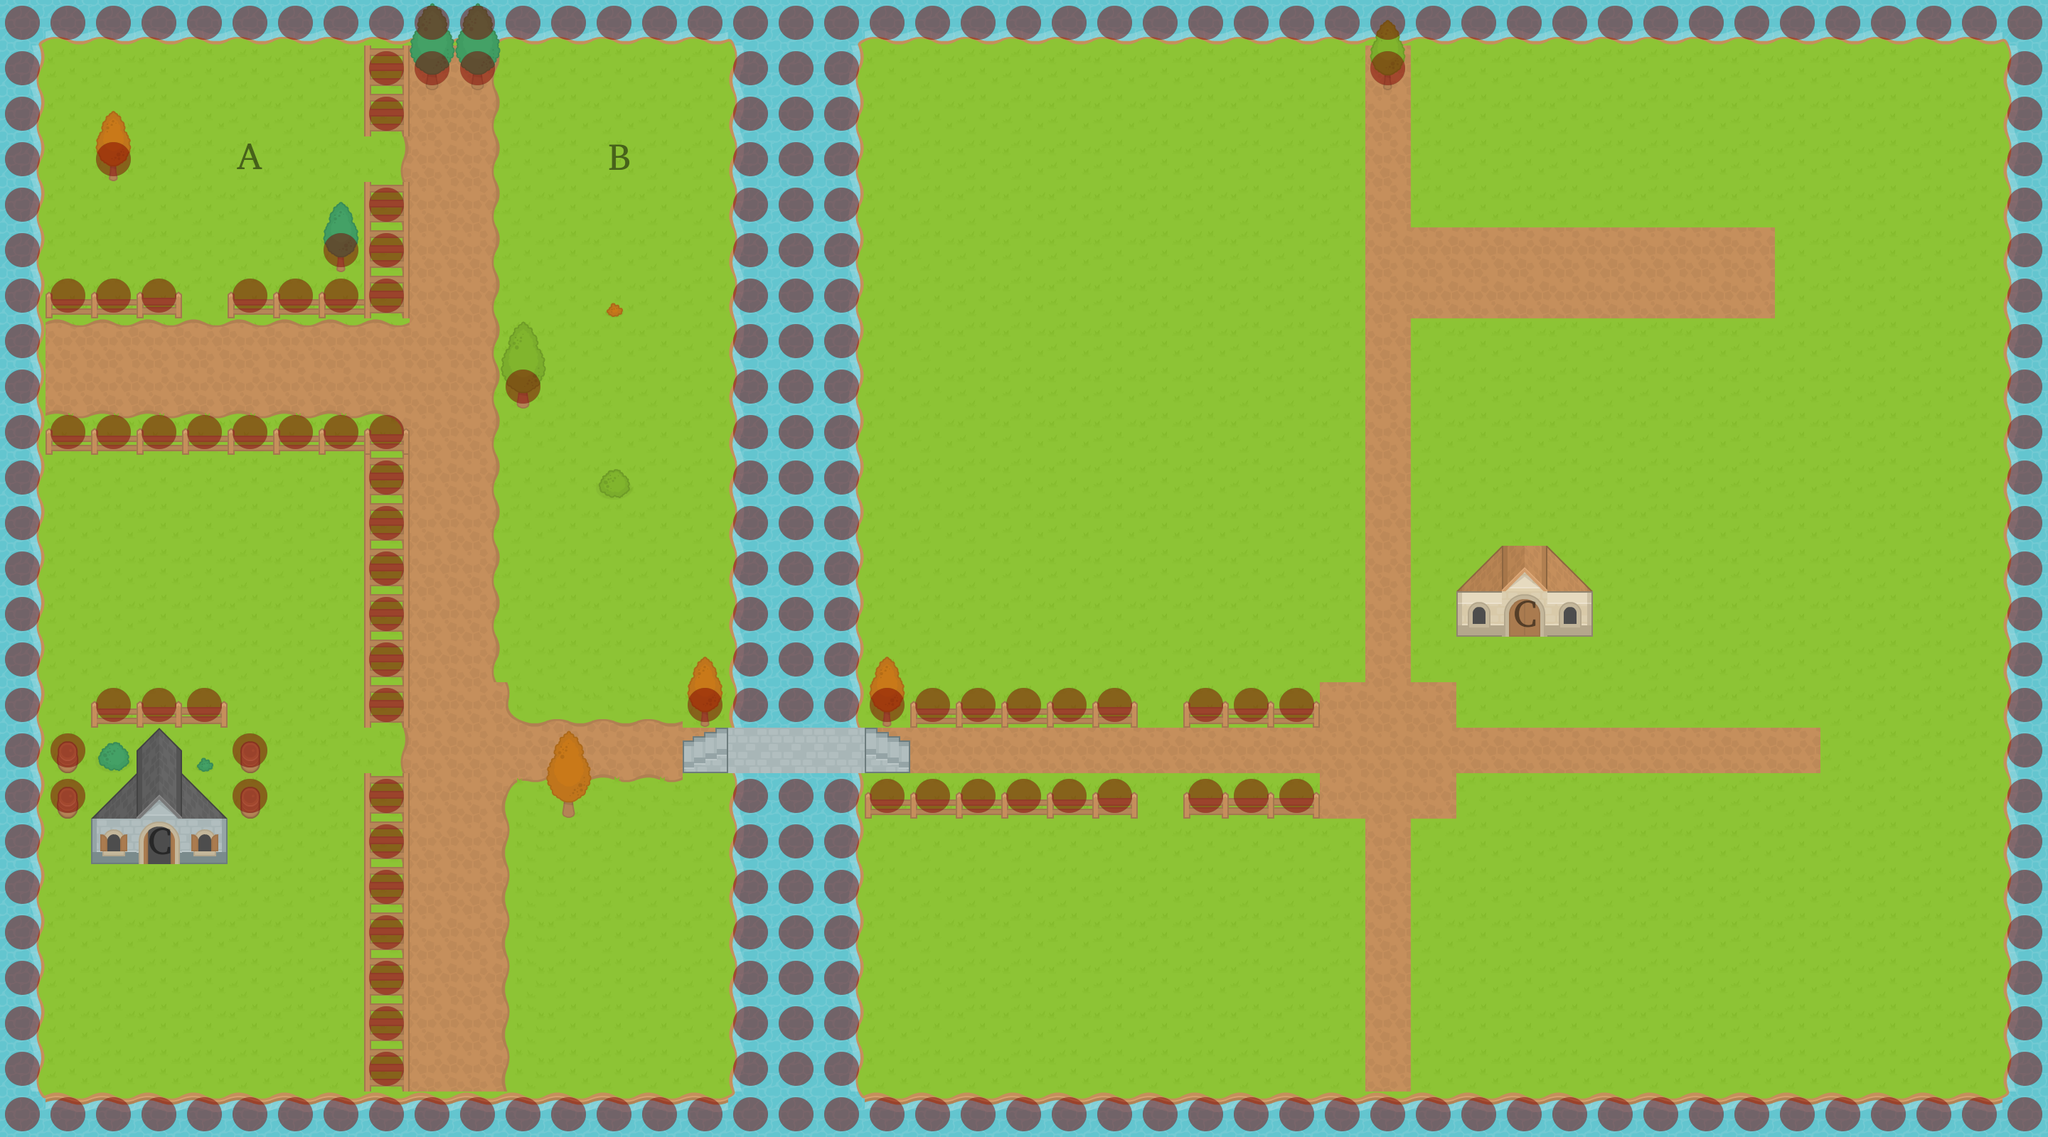

Below is a game level as drawn by its tile map, then a one-line description and the .tmx that defines it (tile-layer data replaced by summaries):
An orthogonal 45x25 tile map with 64x64 px tiles, 4 tile layers (terrain-layer, objects-layer, objects2-layer, meta1-layer), 2 tilesets.

<map version="1.0" tiledversion="1.0.3" orientation="orthogonal" renderorder="right-down" width="45" height="25" tilewidth="64" tileheight="64" nextobjectid="1">
 <tileset firstgid="1" source="farmland.tsx" />
 <tileset firstgid="261" source="meta_tiles_64x64_v01.tsx" />
 <layer name="terrain-layer" width="45" height="25">
  <data>[1125 cells, 1125 non-empty, 20 distinct tile ids]</data>
 </layer>
 <layer name="objects-layer" width="45" height="25">
  <data>[1125 cells, 16 non-empty, 14 distinct tile ids]</data>
 </layer>
 <layer name="objects2-layer" width="45" height="25">
  <data>[1125 cells, 88 non-empty, 31 distinct tile ids]</data>
 </layer>
 <layer name="meta1-layer" width="45" height="25">
  <data>[1125 cells, 270 non-empty, 4 distinct tile ids]</data>
 </layer>
</map>
